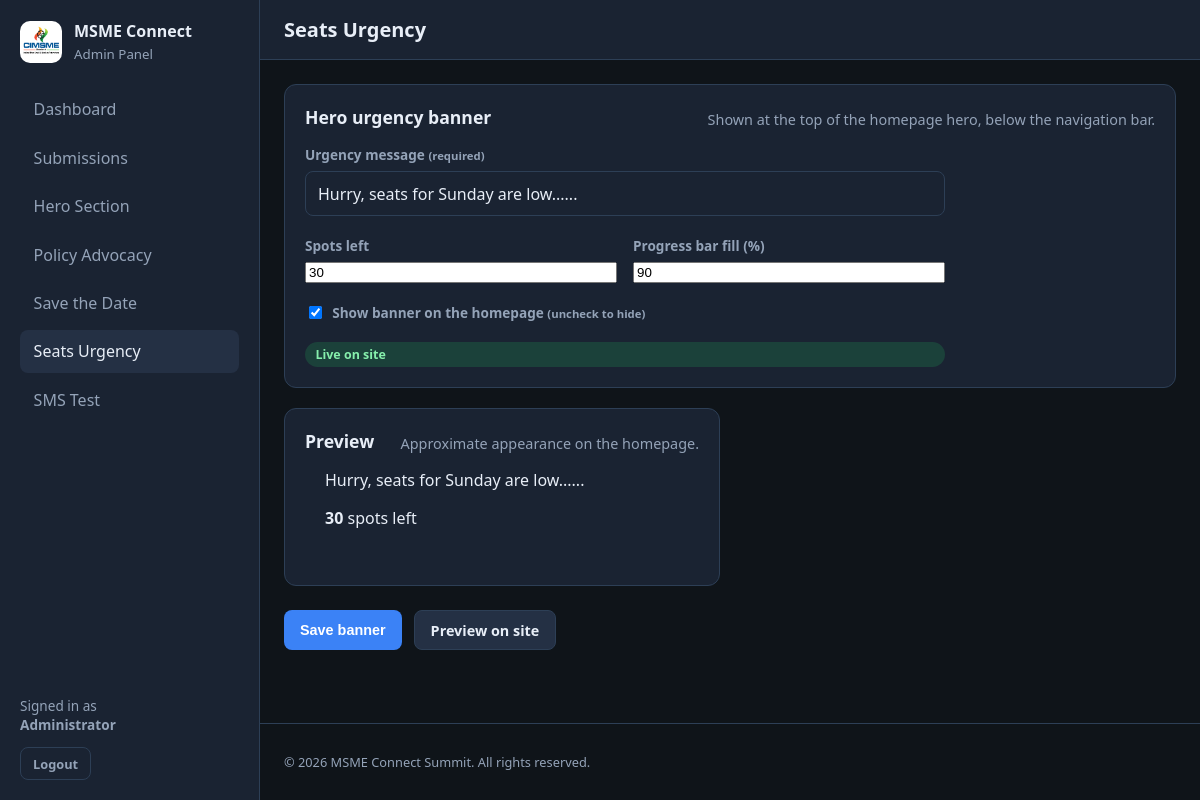
/admin/seats-urgency.php (signed in), run on the app's committed database.
### tables this page shows
CREATE TABLE IF NOT EXISTS `seats_urgency_banner` (
  `id` TINYINT UNSIGNED NOT NULL,
  `message_text` VARCHAR(255) NOT NULL DEFAULT '',
  `spots_left` SMALLINT UNSIGNED NOT NULL DEFAULT 0,
  `progress_percent` TINYINT UNSIGNED NOT NULL DEFAULT 0,
  `is_active` TINYINT(1) NOT NULL DEFAULT 1,
  `updated_at` TIMESTAMP NOT NULL DEFAULT CURRENT_TIMESTAMP ON UPDATE CURRENT_TIMESTAMP,
  PRIMARY KEY (`id`)
);

### config/config.php (called while the page is built, shortened)
<?php
if (!function_exists('msme_load_env_file')) {
    function msme_load_env_file(): void
    {
        $envPath = dirname(__DIR__) . '/.env';
        if (!is_readable($envPath)) {
            return;
        }
    }
}
return $GLOBALS['msme_app_config'];

### includes/helpers.php (called while the page is built, shortened)
<?php
function app_config(): array
{
    $config = require dirname(__DIR__) . '/config/config.php';
    return $config;
}
function ensure_app_upload_directories(): void
{
    $ensured = true;
}

### config/database.php (called while the page is built, shortened)
<?php
require_once dirname(__DIR__) . '/includes/helpers.php';
require_once dirname(__DIR__) . '/includes/install.php';
final class Database
{
    private static ?PDO $connection = null;
    public static function getConnection(): PDO
    {
        $config = app_config();
        $db = $config['db'];
        $dsn = sprintf(
            'mysql:host=%s;port=%d;dbname=%s;charset=%s',
            $db['host'],
            $db['port'],
            $db['name'],
            $db['charset']
        );
        $options = [
            PDO::ATTR_ERRMODE => PDO::ERRMODE_EXCEPTION,
            PDO::ATTR_DEFAULT_FETCH_MODE => PDO::FETCH_ASSOC,
            PDO::ATTR_EMULATE_PREPARES => false,
            PDO::MYSQL_ATTR_INIT_COMMAND => 'SET NAMES utf8mb4 COLLATE utf8mb4_unicode_ci',
        ];
        self::$connection = new PDO($dsn, $db['user'], $db['pass'], $options);
        ensure_database_schema(self::$connection);
        return self::$connection;
    }
}

### includes/install.php (called while the page is built, shortened)
<?php
function ensure_database_schema(PDO $db): void
{
    $stmt = $db->query("SHOW COLUMNS FROM `registrations` LIKE 'company_name'");
    $paymentCol = $db->query("SHOW COLUMNS FROM `registrations` LIKE 'payment_status'")->fetch();
    $verifiedCol = $db->query("SHOW COLUMNS FROM `registrations` LIKE 'is_verified'")->fetch();
    $db->exec(
        'CREATE TABLE IF NOT EXISTS `policy_advocacy` (
          `id` TINYINT UNSIGNED NOT NULL,
          `section_title` VARCHAR(120) NULL DEFAULT NULL,
          `section_message` TEXT NULL,
          `is_active` TINYINT(1) NOT NULL DEFAULT 1,
          `updated_at` TIMESTAMP NOT NULL DEFAULT CURRENT_TIMESTAMP ON UPDATE CURRENT_TIMESTAMP,
          PRIMARY KEY (`id`)
        ) ENGINE=InnoDB DEFAULT CHARSET=utf8mb4 COLLATE=utf8mb4_unicode_ci'
    );
    $db->exec(
        'CREATE TABLE IF NOT EXISTS `policy_advocacy_cards` (
          `id` INT UNSIGNED NOT NULL AUTO_INCREMENT,
          `message` TEXT NULL,
          `image_path` VARCHAR(255) NOT NULL,
          `sort_order` INT UNSIGNED NOT NULL DEFAULT 0,
          `is_active` TINYINT(1) NOT NULL DEFAULT 1,
          `created_at` TIMESTAMP NOT NULL DEFAULT CURRENT_TIMESTAMP,
          `updated_at` TIMESTAMP NOT NULL DEFAULT CURRENT_TIMESTAMP ON UPDATE CURRENT_TIMESTAMP,
          PRIMARY KEY (`id`),
          KEY `idx_policy_advocacy_cards_sort` (`sort_order`, `is_active`)
        ) ENGINE=InnoDB DEFAULT CHARSET=utf8mb4 COLLATE=utf8mb4_unicode_ci'
    );
    ensure_policy_advocacy_schema($db);
    ensure_hero_schema($db);
    ensure_save_the_date_schema($db);
    ensure_seats_urgency_schema($db);
    ensure_registration_payment_schema($db);
}
function ensure_registration_payment_schema(PDO $db): void
{
    $db->exec(
        'CREATE TABLE IF NOT EXISTS `registration_settings` (
          `id` TINYINT UNSIGNED NOT NULL,
          `amount_paise` INT UNSIGNED NOT NULL DEFAULT 0,
          `currency` CHAR(3) NOT NULL DEFAULT \'INR\',
          `fee_label` VARCHAR(120) NULL DEFAULT NULL,
          `payment_enabled` TINYINT(1) NOT NULL DEFAULT 1,
          `payment_url` VARCHAR(500) NULL DEFAULT NULL,
          `workshop_url` VARCHAR(500) NULL DEFAULT NULL,
          `updated_at` TIMESTAMP NOT NULL DEFAULT CURRENT_TIMESTAMP ON UPDATE CURRENT_TIMESTAMP,
          PRIMARY KEY (`id`)
        ) ENGINE=InnoDB DEFAULT CHARSET=utf8mb4 COLLATE=utf8mb4_unicode_ci'
    );
    $db->exec(
        'CREATE TABLE IF NOT EXISTS `payment_orders` (
          `id` BIGINT UNSIGNED NOT NULL AUTO_INCREMENT,
          `registration_id` BIGINT UNSIGNED NOT NULL,
          `cashfree_order_id` VARCHAR(80) NOT NULL,
          `cashfree_payment_id` VARCHAR(64) NULL DEFAULT NULL,
          `payment_session_id` VARCHAR(255) NOT NULL,
          `amount_paise` INT UNSIGNED NOT NULL,
          `currency` CHAR(3) NOT NULL DEFAULT \'INR\',
          `status` ENUM(\'created\', \'paid\', \'failed\') NOT NULL DEFAULT \'created\',
          `created_at` TIMESTAMP NOT NULL DEFAULT CURRENT_TIMESTAMP,
          `updated_at` TIMESTAMP NOT NULL DEFAULT CURRENT_TIMESTAMP ON UPDATE CURRENT_TIMESTAMP,
          PRIMARY KEY (`id`),
          UNIQUE KEY `uk_payment_orders_cashfree_order_id` (`cashfree_order_id`),
          KEY `idx_payment_orders_registration_id` (`registration_id`),
          CONSTRAINT `fk_payment_orders_registration`
            FOREIGN KEY (`registration_id`) REFERENCES `registrations` (`id`)
            ON DELETE CASCADE ON UPDATE CASCADE
        ) ENGINE=InnoDB DEFAULT CHARSET=utf8mb4 COLLATE=utf8mb4_unicode_ci'
    );
    $paymentUrlCol = $db->query("SHOW COLUMNS FROM `registration_settings` LIKE 'payment_url'")->fetch();
    $settingsCount = (int) $db->query('SELECT COUNT(*) FROM registration_settings')->fetchColumn();
    $workshopCol = $db->query("SHOW COLUMNS FROM `registration_settings` LIKE 'workshop_url'");
}
function ensure_policy_advocacy_schema(PDO $db): void
{
    $sectionCount = (int) $db->query('SELECT COUNT(*) FROM `policy_advocacy`')->fetchColumn();
    $titleCol = $db->query("SHOW COLUMNS FROM `policy_advocacy` LIKE 'title'")->fetch();
    $sectionTitleCol = $db->query("SHOW COLUMNS FROM `policy_advocacy` LIKE 'section_title'")->fetch();
    $sectionMessageCol = $db->query("SHOW COLUMNS FROM `policy_advocacy` LIKE 'section_message'")->fetch();
    $cardsCount = (int) $db->query('SELECT COUNT(*) FROM policy_advocacy_cards')->fetchColumn();
}
function ensure_hero_schema(PDO $db): void
{
    $db->exec(
        'CREATE TABLE IF NOT EXISTS `hero_section` (
          `id` TINYINT UNSIGNED NOT NULL,
          `badge` VARCHAR(80) NULL DEFAULT NULL,
          `title` VARCHAR(200) NOT NULL,
          `subtitle` TEXT NULL,
          `guest_label` VARCHAR(80) NULL DEFAULT NULL,
          `guest_name` VARCHAR(120) NULL DEFAULT NULL,
          `guest_role` TEXT NULL,
          `copy_text` TEXT NULL,
          `register_url` VARCHAR(255) NOT NULL DEFAULT \'register.html\',
          `chat_url` VARCHAR(500) NULL DEFAULT NULL,
          `fee_note` VARCHAR(255) NULL DEFAULT NULL,
          `is_active` TINYINT(1) NOT NULL DEFAULT 1,
          `updated_at` TIMESTAMP NOT NULL DEFAULT CURRENT_TIMESTAMP ON UPDATE CURRENT_TIMESTAMP,
          PRIMARY KEY (`id`)
        ) ENGINE=InnoDB DEFAULT CHARSET=utf8mb4 COLLATE=utf8mb4_unicode_ci'
    );
    $db->exec(
        'CREATE TABLE IF NOT EXISTS `hero_meta_items` (
          `id` INT UNSIGNED NOT NULL AUTO_INCREMENT,
          `label` VARCHAR(40) NOT NULL,
          `value` VARCHAR(200) NOT NULL,
          `icon` VARCHAR(16) NOT NULL DEFAULT \'📅\',
          `sort_order` INT UNSIGNED NOT NULL DEFAULT 0,
          PRIMARY KEY (`id`),
          KEY `idx_hero_meta_sort` (`sort_order`)
        ) ENGINE=InnoDB DEFAULT CHARSET=utf8mb4 COLLATE=utf8mb4_unicode_ci'
    );
    $db->exec(
        'CREATE TABLE IF NOT EXISTS `hero_highlights` (
          `id` INT UNSIGNED NOT NULL AUTO_INCREMENT,
          `text` VARCHAR(80) NOT NULL,
          `sort_order` INT UNSIGNED NOT NULL DEFAULT 0,
          PRIMARY KEY (`id`),
          KEY `idx_hero_highlights_sort` (`sort_order`)
        ) ENGINE=InnoDB DEFAULT CHARSET=utf8mb4 COLLATE=utf8mb4_unicode_ci'
    );
    $sectionCount = (int) $db->query('SELECT COUNT(*) FROM `hero_section`')->fetchColumn();
    $metaCount = (int) $db->query('SELECT COUNT(*) FROM hero_meta_items')->fetchColumn();
    $highlightCount = (int) $db->query('SELECT COUNT(*) FROM hero_highlights')->fetchColumn();
}
function ensure_save_the_date_schema(PDO $db): void
{
    $db->exec(
        'CREATE TABLE IF NOT EXISTS `save_the_date_section` (
          `id` TINYINT UNSIGNED NOT NULL,
          `badge` VARCHAR(80) NULL DEFAULT NULL,
          `tagline` VARCHAR(120) NULL DEFAULT NULL,
          `headline` VARCHAR(200) NOT NULL,
          `copy_text` TEXT NULL,
          `is_active` TINYINT(1) NOT NULL DEFAULT 1,
          `updated_at` TIMESTAMP NOT NULL DEFAULT CURRENT_TIMESTAMP ON UPDATE CURRENT_TIMESTAMP,
          PRIMARY KEY (`id`)
        ) ENGINE=InnoDB DEFAULT CHARSET=utf8mb4 COLLATE=utf8mb4_unicode_ci'
    );
    $db->exec(
        'CREATE TABLE IF NOT EXISTS `save_the_date_details` (
          `id` INT UNSIGNED NOT NULL AUTO_INCREMENT,
          `text` VARCHAR(120) NOT NULL,
          `sort_order` INT UNSIGNED NOT NULL DEFAULT 0,
          PRIMARY KEY (`id`),
          KEY `idx_save_the_date_details_sort` (`sort_order`)
        ) ENGINE=InnoDB DEFAULT CHARSET=utf8mb4 COLLATE=utf8mb4_unicode_ci'
    );
    $sectionCount = (int) $db->query('SELECT COUNT(*) FROM `save_the_date_section`')->fetchColumn();
    $detailCount = (int) $db->query('SELECT COUNT(*) FROM save_the_date_details')->fetchColumn();
}
function ensure_seats_urgency_schema(PDO $db): void
{
    $db->exec(
        'CREATE TABLE IF NOT EXISTS `seats_urgency_banner` (
          `id` TINYINT UNSIGNED NOT NULL,
          `message_text` VARCHAR(255) NOT NULL DEFAULT \'\',
          `spots_left` SMALLINT UNSIGNED NOT NULL DEFAULT 0,
          `progress_percent` TINYINT UNSIGNED NOT NULL DEFAULT 0,
          `is_active` TINYINT(1) NOT NULL DEFAULT 1,
          `updated_at` TIMESTAMP NOT NULL DEFAULT CURRENT_TIMESTAMP ON UPDATE CURRENT_TIMESTAMP,
          PRIMARY KEY (`id`)
        ) ENGINE=InnoDB DEFAULT CHARSET=utf8mb4 COLLATE=utf8mb4_unicode_ci'
    );
    $sectionCount = (int) $db->query('SELECT COUNT(*) FROM `seats_urgency_banner`')->fetchColumn();
}

### includes/SeatsUrgencyRepository.php (called while the page is built, shortened)
<?php
final class SeatsUrgencyRepository
{
    private PDO $db;
    public function __construct(?PDO $db = null)
    {
        $this->db = $db ?? Database::getConnection();
    }
    public function getSection(): ?array
    {
        $stmt = $this->db->prepare(
            'SELECT id, message_text, spots_left, progress_percent, is_active, updated_at
             FROM seats_urgency_banner
             WHERE id = :id
             LIMIT 1'
        );
        $stmt->execute([':id' => self::SECTION_ID]);
        $row = $stmt->fetch();
        return $row !== false ? $row : null;
    }
}

### admin/seats-urgency.php (the view, shortened to what this page needs)
<?php
$repo = new SeatsUrgencyRepository();
$section = $repo->getSection() ?? [
    'message_text' => '',
    'spots_left' => 0,
    'progress_percent' => 0,
    'is_active' => 1,
];
$section = $repo->getSection() ?? $section;
require __DIR__ . '/includes/header.php';
?>
<form class="hero-admin-form" method="post">
  <div class="hero-admin-layout">
    <section class="panel hero-panel-settings">
      <div class="panel-head">
        <h2>Hero urgency banner</h2>
        <p class="panel-sub">Shown at the top of the homepage hero, below the navigation bar.</p>
      </div>
      <div class="admin-form">
        <label class="field">
          <span>Urgency message <small>(required)</small></span>
          <input
            type="text"
            name="message_text"
            maxlength="255"
            required
            value="<?= e((string) ($section['message_text'] ?? '')) ?>"
            placeholder="Hurry, seats for Sunday are low......"
          />
        </label>
        <div class="hero-admin-grid-2">
          <label class="field">
            <span>Spots left</span>
            <input
              type="number"
              name="spots_left"
              min="0"
              max="9999"
              step="1"
              required
              value="<?= (int) ($section['spots_left'] ?? 0) ?>"
            />
          </label>
          <label class="field">
            <span>Progress bar fill (%)</span>
            <input
              type="number"
              name="progress_percent"
              min="0"
              max="100"
              step="1"
              required
              value="<?= (int) ($section['progress_percent'] ?? 0) ?>"
            />
          </label>
        </div>
        <label class="field field-checkbox">
          <input
            type="checkbox"
            name="is_active"
            value="1"
            id="seats-is-active"
            <?= !empty($section['is_active']) ? 'checked' : '' ?>
          />
          <span>Show banner on the homepage <small>(uncheck to hide)</small></span>
        </label>
        <span class="policy-status-pill <?= !empty($section['is_active']) ? 'is-live' : 'is-hidden' ?>" id="seats-status-pill">
          <?= !empty($section['is_active']) ? 'Live on site' : 'Hidden on site' ?>
        </span>
      </div>
    </section>
    <section class="panel">
      <div class="panel-head">
        <h2>Preview</h2>
        <p class="panel-sub">Approximate appearance on the homepage.</p>
      </div>
      <div class="seats-urgency-preview" id="seats-preview">
        <div class="seats-urgency-banner seats-urgency-banner--preview">
          <div class="seats-urgency-header">
            <p class="seats-urgency-message" id="seats-preview-message"><?= e((string) ($section['message_text'] ?? '')) ?></p>
            <p class="seats-urgency-spots">
              <strong id="seats-preview-count"><?= (int) ($section['spots_left'] ?? 0) ?></strong> spots left
            </p>
          </div>
        </div>
      </div>
    </section>
  </div>
  <div class="form-actions policy-form-actions">
    <button type="submit" class="btn btn-primary">Save banner</button>
    <a class="btn btn-secondary" href="../index.html#home" target="_blank" rel="noopener noreferrer">Preview on site</a>
  </div>
</form>
<?php require __DIR__ . '/includes/footer.php'; ?>

### data on the page
seats_urgency_banner: message_text "Hurry, seats for Sunday are low......", spots_left "30", progress_percent "90", is_active "☑"

### other printed values
$adminName "Administrator"
$pageTitle "Seats Urgency"
app_config()['app_name'] "MSME Connect Summit"
